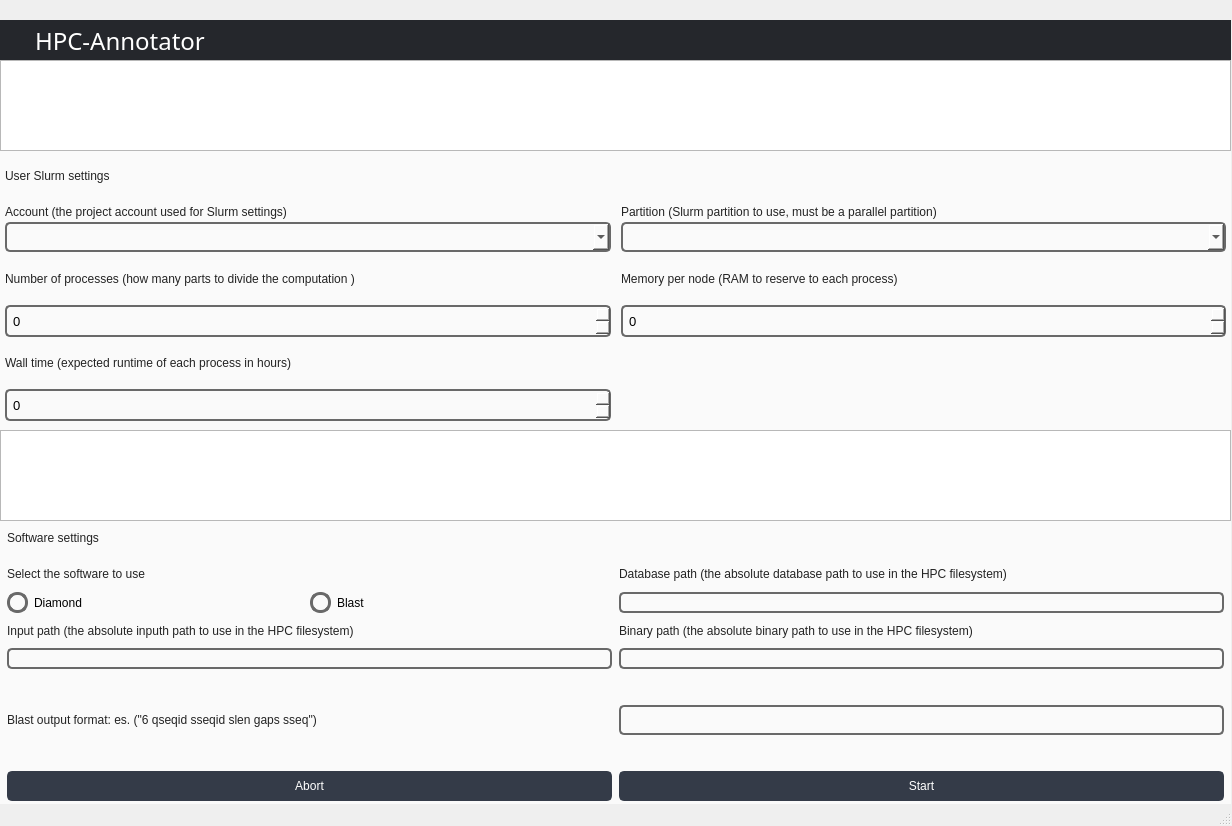
<?xml version="1.0" encoding="UTF-8"?>
<ui version="4.0">
 <class>MainWindow</class>
 <widget class="QMainWindow" name="MainWindow">
  <property name="enabled">
   <bool>true</bool>
  </property>
  <property name="geometry">
   <rect>
    <x>0</x>
    <y>0</y>
    <width>1232</width>
    <height>826</height>
   </rect>
  </property>
  <property name="sizePolicy">
   <sizepolicy hsizetype="Preferred" vsizetype="Preferred">
    <horstretch>0</horstretch>
    <verstretch>0</verstretch>
   </sizepolicy>
  </property>
  <property name="minimumSize">
   <size>
    <width>0</width>
    <height>0</height>
   </size>
  </property>
  <property name="windowTitle">
   <string>MainWindow</string>
  </property>
  <property name="styleSheet">
   <string notr="true"/>
  </property>
  <widget class="QWidget" name="centralwidget">
   <property name="sizePolicy">
    <sizepolicy hsizetype="Fixed" vsizetype="Fixed">
     <horstretch>0</horstretch>
     <verstretch>0</verstretch>
    </sizepolicy>
   </property>
   <property name="styleSheet">
    <string notr="true">QLabel {
	color:rgb(35,35,35);
	font: 10pt &quot;Georgia&quot;;
}
QPushButton{
	font: 10pt &quot;Georgia&quot;;
}

QSpinBox{
	color: rgb(105,105,105);
	font: 10pt;
}

QSpinBox{
	background-color: rgb(105,105,105);
	border-radius: 2px;
	border: 2px solid rgb(105,105,105);
	padding-left: 10px;
	color: black;
}

QLineEdit {
	color: rgb(75,75,75);
	font: 10pt;
	border-radius: 5px;
	border: 2px solid rgb(105,105,105);
	padding-left: 10px;
}
QLineEdit:hover {
	border: 2px solid rgb(105,105,105);
}
QLineEdit:focus {
	border: 2px solid rgb(35,35,35);
}
/* RADIO BUTTON */
QRadioButton{
	color: black;
}
QRadioButton::indicator {
    border: 3px solid rgb(105,105,105);
	width: 15px;
	height: 15px;
	border-radius: 10px;
    background: rgb(250,250,250);
}
QRadioButton::indicator:hover {
    border: 3px solid rgb(58, 66, 81);
}
QRadioButton::indicator:checked {
    background: 3px solid rgb(94, 106, 130);
	border: 3px solid rgb(52, 59, 72);	
}

/* COMBOBOX */
QComboBox{
	background-color: rgb(41, 65, 131);;
	border-radius: 5px;
	border: 2px solid rgb(105,105,105);
	padding: 5px;
	padding-left: 10px;
}
QComboBox:hover{
	border: 2px solid rgb(64, 71, 88);
}
QComboBox::drop-down {
	subcontrol-origin: padding;
	subcontrol-position: top right;
	width: 25px; 
	border-left-width: 3px;
	border-left-color: rgba(39, 44, 54, 150);
	border-left-style: solid;
	border-top-right-radius: 3px;
	border-bottom-right-radius: 3px;	
	background-image: url(:/16x16/icons/16x16/cil-arrow-bottom_b.png);
	background-position: center;
	background-repeat: no-reperat;
 }
QComboBox QAbstractItemView {
	color: rgb(41, 65, 131);	
	background-color: rgb(41, 65, 131);
	padding: 10px;
	selection-background-color: rgb(39, 44, 54);
}

/*SPIN BOX*/
QSpinBox {
position: relative;
  padding: 4px;
  width: 50px;
  height: 20px;
  text-align: center;
  font-size: 2rem;
 border-radius: 5px;
	border: 2px solid rgb(105,105,105);
}
QSpinBox::up-button{
margin-top: 1px;
margin-right: 2px;
margin-left: -5px;
height: 10px;
background-image: url(:/16x16/icons/16x16/cil-arrow-top_b.png);
background-repeat: no-repeat;
}
QSpinBox::down-button{
margin-left: 2px;
margin-top: -3px;
background-image: url(:/16x16/icons/16x16/cil-arrow-bottom_b.png);
background-repeat: no-repeat;
}
QSpinBox::up-button:pressed{
	background-color: rgb(105,105,105);
}
QSpinBox::down-button:pressed{
	background-color: rgb(105,105,105);
}</string>
   </property>
   <widget class="QFrame" name="frame_top_btns">
    <property name="geometry">
     <rect>
      <x>0</x>
      <y>20</y>
      <width>1231</width>
      <height>41</height>
     </rect>
    </property>
    <property name="maximumSize">
     <size>
      <width>16777215</width>
      <height>42</height>
     </size>
    </property>
    <property name="styleSheet">
     <string notr="true">background-color: rgba(27, 29, 35, 200)</string>
    </property>
    <property name="frameShape">
     <enum>QFrame::NoFrame</enum>
    </property>
    <property name="frameShadow">
     <enum>QFrame::Raised</enum>
    </property>
    <layout class="QHBoxLayout" name="horizontalLayout_4">
     <property name="spacing">
      <number>0</number>
     </property>
     <property name="leftMargin">
      <number>0</number>
     </property>
     <property name="topMargin">
      <number>0</number>
     </property>
     <property name="rightMargin">
      <number>0</number>
     </property>
     <property name="bottomMargin">
      <number>0</number>
     </property>
     <item>
      <widget class="QFrame" name="frame_label_top_btns">
       <property name="sizePolicy">
        <sizepolicy hsizetype="Expanding" vsizetype="Preferred">
         <horstretch>0</horstretch>
         <verstretch>0</verstretch>
        </sizepolicy>
       </property>
       <property name="frameShape">
        <enum>QFrame::NoFrame</enum>
       </property>
       <property name="frameShadow">
        <enum>QFrame::Raised</enum>
       </property>
       <layout class="QHBoxLayout" name="horizontalLayout_10">
        <property name="spacing">
         <number>0</number>
        </property>
        <property name="leftMargin">
         <number>5</number>
        </property>
        <property name="topMargin">
         <number>0</number>
        </property>
        <property name="rightMargin">
         <number>10</number>
        </property>
        <property name="bottomMargin">
         <number>0</number>
        </property>
        <item>
         <widget class="QFrame" name="frame_icon_top_bar">
          <property name="maximumSize">
           <size>
            <width>30</width>
            <height>30</height>
           </size>
          </property>
          <property name="styleSheet">
           <string notr="true">background: transparent;
background-image: url(:/16x16/icons/16x16/cil-terminal.png);
background-position: center;
background-repeat: no-repeat;
</string>
          </property>
          <property name="frameShape">
           <enum>QFrame::StyledPanel</enum>
          </property>
          <property name="frameShadow">
           <enum>QFrame::Raised</enum>
          </property>
         </widget>
        </item>
        <item>
         <widget class="QLabel" name="label_title_bar_top">
          <property name="font">
           <font>
            <family>Arkhip</family>
            <pointsize>18</pointsize>
            <weight>50</weight>
            <italic>false</italic>
            <bold>false</bold>
           </font>
          </property>
          <property name="styleSheet">
           <string notr="true">background: transparent;
color: white;
font: 18pt &quot;Arkhip&quot;;
</string>
          </property>
          <property name="text">
           <string>HPC-Annotator</string>
          </property>
         </widget>
        </item>
       </layout>
      </widget>
     </item>
     <item alignment="Qt::AlignRight">
      <widget class="QFrame" name="frame_btns_right">
       <property name="sizePolicy">
        <sizepolicy hsizetype="Expanding" vsizetype="Preferred">
         <horstretch>0</horstretch>
         <verstretch>0</verstretch>
        </sizepolicy>
       </property>
       <property name="maximumSize">
        <size>
         <width>120</width>
         <height>16777215</height>
        </size>
       </property>
       <property name="frameShape">
        <enum>QFrame::NoFrame</enum>
       </property>
       <property name="frameShadow">
        <enum>QFrame::Raised</enum>
       </property>
       <layout class="QHBoxLayout" name="horizontalLayout_5">
        <property name="spacing">
         <number>0</number>
        </property>
        <property name="leftMargin">
         <number>0</number>
        </property>
        <property name="topMargin">
         <number>0</number>
        </property>
        <property name="rightMargin">
         <number>0</number>
        </property>
        <property name="bottomMargin">
         <number>0</number>
        </property>
        <item>
         <widget class="QPushButton" name="btn_minimize">
          <property name="sizePolicy">
           <sizepolicy hsizetype="Minimum" vsizetype="Expanding">
            <horstretch>0</horstretch>
            <verstretch>0</verstretch>
           </sizepolicy>
          </property>
          <property name="minimumSize">
           <size>
            <width>40</width>
            <height>0</height>
           </size>
          </property>
          <property name="maximumSize">
           <size>
            <width>40</width>
            <height>16777215</height>
           </size>
          </property>
          <property name="toolTip">
           <string>Minimize</string>
          </property>
          <property name="styleSheet">
           <string notr="true">QPushButton {	
	border: none;
	background-color: transparent;
}
QPushButton:hover {
	background-color: rgb(52, 59, 72);
}
QPushButton:pressed {	
	background-color: rgb(85, 170, 255);
}</string>
          </property>
          <property name="text">
           <string/>
          </property>
          <property name="icon">
           <iconset resource="resources.qrc">
            <normaloff>:/16x16/icons/16x16/cil-window-minimize.png</normaloff>:/16x16/icons/16x16/cil-window-minimize.png</iconset>
          </property>
         </widget>
        </item>
        <item>
         <widget class="QPushButton" name="btn_close">
          <property name="sizePolicy">
           <sizepolicy hsizetype="Minimum" vsizetype="Expanding">
            <horstretch>0</horstretch>
            <verstretch>0</verstretch>
           </sizepolicy>
          </property>
          <property name="minimumSize">
           <size>
            <width>40</width>
            <height>0</height>
           </size>
          </property>
          <property name="maximumSize">
           <size>
            <width>40</width>
            <height>16777215</height>
           </size>
          </property>
          <property name="toolTip">
           <string>Close</string>
          </property>
          <property name="styleSheet">
           <string notr="true">QPushButton {	
	border: none;
	background-color: transparent;
}
QPushButton:hover {
	background-color: rgb(52, 59, 72);
}
QPushButton:pressed {	
	background-color: rgb(85, 170, 255);
}</string>
          </property>
          <property name="text">
           <string/>
          </property>
          <property name="icon">
           <iconset resource="resources.qrc">
            <normaloff>:/16x16/icons/16x16/cil-x.png</normaloff>:/16x16/icons/16x16/cil-x.png</iconset>
          </property>
         </widget>
        </item>
       </layout>
      </widget>
     </item>
    </layout>
   </widget>
   <widget class="QFrame" name="frame_div_content_1">
    <property name="geometry">
     <rect>
      <x>0</x>
      <y>150</y>
      <width>1231</width>
      <height>281</height>
     </rect>
    </property>
    <property name="minimumSize">
     <size>
      <width>0</width>
      <height>110</height>
     </size>
    </property>
    <property name="maximumSize">
     <size>
      <width>16777215</width>
      <height>400</height>
     </size>
    </property>
    <property name="styleSheet">
     <string notr="true">background-color: rgb(250,250,250);
</string>
    </property>
    <property name="frameShape">
     <enum>QFrame::NoFrame</enum>
    </property>
    <property name="frameShadow">
     <enum>QFrame::Raised</enum>
    </property>
    <layout class="QVBoxLayout" name="verticalLayout_7">
     <property name="spacing">
      <number>0</number>
     </property>
     <property name="leftMargin">
      <number>0</number>
     </property>
     <property name="topMargin">
      <number>0</number>
     </property>
     <property name="rightMargin">
      <number>0</number>
     </property>
     <property name="bottomMargin">
      <number>0</number>
     </property>
     <item>
      <layout class="QGridLayout" name="gridLayout">
       <item row="3" column="1">
        <widget class="QLabel" name="label_3">
         <property name="styleSheet">
          <string notr="true"/>
         </property>
         <property name="text">
          <string>Number of processes (how many parts to divide the computation )</string>
         </property>
        </widget>
       </item>
       <item row="3" column="3">
        <widget class="QLabel" name="label_4">
         <property name="styleSheet">
          <string notr="true"/>
         </property>
         <property name="text">
          <string>Memory per node (RAM to reserve to each process)</string>
         </property>
        </widget>
       </item>
       <item row="0" column="1">
        <widget class="QLabel" name="label_11">
         <property name="styleSheet">
          <string notr="true">font: 12pt &quot;Arkhip&quot;;</string>
         </property>
         <property name="text">
          <string>User Slurm settings</string>
         </property>
        </widget>
       </item>
       <item row="1" column="3">
        <widget class="QLabel" name="label_2">
         <property name="styleSheet">
          <string notr="true"/>
         </property>
         <property name="text">
          <string>Partition (Slurm partition to use, must be a parallel partition)</string>
         </property>
        </widget>
       </item>
       <item row="1" column="1">
        <widget class="QLabel" name="label">
         <property name="styleSheet">
          <string notr="true"/>
         </property>
         <property name="text">
          <string>Account (the project account used for Slurm settings)</string>
         </property>
        </widget>
       </item>
       <item row="5" column="1">
        <widget class="QLabel" name="label_5">
         <property name="styleSheet">
          <string notr="true"/>
         </property>
         <property name="text">
          <string>Wall time (expected runtime of each process in hours)</string>
         </property>
        </widget>
       </item>
       <item row="6" column="1">
        <widget class="QSpinBox" name="wall_time"/>
       </item>
       <item row="5" column="3">
        <widget class="QLabel" name="label_6">
         <property name="text">
          <string/>
         </property>
        </widget>
       </item>
       <item row="1" column="2">
        <widget class="QLabel" name="label_9">
         <property name="minimumSize">
          <size>
           <width>5</width>
           <height>0</height>
          </size>
         </property>
         <property name="maximumSize">
          <size>
           <width>10</width>
           <height>20</height>
          </size>
         </property>
         <property name="text">
          <string/>
         </property>
        </widget>
       </item>
       <item row="4" column="3">
        <widget class="QSpinBox" name="memory_per_node"/>
       </item>
       <item row="2" column="1">
        <widget class="QComboBox" name="account"/>
       </item>
       <item row="2" column="3">
        <widget class="QComboBox" name="partition"/>
       </item>
       <item row="4" column="1">
        <widget class="QSpinBox" name="number_of_processes"/>
       </item>
       <item row="1" column="0">
        <widget class="QLabel" name="label_7">
         <property name="maximumSize">
          <size>
           <width>5</width>
           <height>20</height>
          </size>
         </property>
         <property name="text">
          <string/>
         </property>
        </widget>
       </item>
       <item row="1" column="4">
        <widget class="QLabel" name="label_21">
         <property name="maximumSize">
          <size>
           <width>5</width>
           <height>20</height>
          </size>
         </property>
         <property name="text">
          <string/>
         </property>
        </widget>
       </item>
       <item row="7" column="1">
        <widget class="QLabel" name="label_8">
         <property name="maximumSize">
          <size>
           <width>16777215</width>
           <height>10</height>
          </size>
         </property>
         <property name="text">
          <string/>
         </property>
        </widget>
       </item>
      </layout>
     </item>
    </layout>
   </widget>
   <widget class="QFrame" name="frame_div_content_2">
    <property name="geometry">
     <rect>
      <x>0</x>
      <y>520</y>
      <width>1231</width>
      <height>291</height>
     </rect>
    </property>
    <property name="minimumSize">
     <size>
      <width>0</width>
      <height>110</height>
     </size>
    </property>
    <property name="maximumSize">
     <size>
      <width>16777215</width>
      <height>400</height>
     </size>
    </property>
    <property name="styleSheet">
     <string notr="true">background-color: rgb(250,250,250);

</string>
    </property>
    <property name="frameShape">
     <enum>QFrame::NoFrame</enum>
    </property>
    <property name="frameShadow">
     <enum>QFrame::Raised</enum>
    </property>
    <layout class="QVBoxLayout" name="verticalLayout_8">
     <property name="spacing">
      <number>0</number>
     </property>
     <property name="leftMargin">
      <number>0</number>
     </property>
     <property name="topMargin">
      <number>0</number>
     </property>
     <property name="rightMargin">
      <number>0</number>
     </property>
     <property name="bottomMargin">
      <number>0</number>
     </property>
     <item>
      <layout class="QGridLayout" name="gridLayout_2">
       <item row="3" column="1">
        <widget class="QLabel" name="label_12">
         <property name="styleSheet">
          <string notr="true"/>
         </property>
         <property name="text">
          <string>Input path (the absolute inputh path to use in the HPC filesystem)</string>
         </property>
        </widget>
       </item>
       <item row="0" column="1">
        <widget class="QLabel" name="label_14">
         <property name="styleSheet">
          <string notr="true">font: 12pt &quot;Arkhip&quot;;</string>
         </property>
         <property name="text">
          <string>Software settings</string>
         </property>
        </widget>
       </item>
       <item row="3" column="3">
        <widget class="QLabel" name="label_13">
         <property name="styleSheet">
          <string notr="true"/>
         </property>
         <property name="text">
          <string>Binary path (the absolute binary path to use in the HPC filesystem)</string>
         </property>
        </widget>
       </item>
       <item row="2" column="3">
        <widget class="QLineEdit" name="db_path"/>
       </item>
       <item row="1" column="1">
        <widget class="QLabel" name="label_17">
         <property name="styleSheet">
          <string notr="true"/>
         </property>
         <property name="text">
          <string>Select the software to use</string>
         </property>
        </widget>
       </item>
       <item row="4" column="1">
        <widget class="QLineEdit" name="input_path"/>
       </item>
       <item row="4" column="3">
        <widget class="QLineEdit" name="binary_path"/>
       </item>
       <item row="1" column="3">
        <widget class="QLabel" name="label_18">
         <property name="styleSheet">
          <string notr="true"/>
         </property>
         <property name="text">
          <string>Database path (the absolute database path to use in the HPC filesystem)</string>
         </property>
        </widget>
       </item>
       <item row="0" column="0">
        <widget class="QLabel" name="label_10">
         <property name="text">
          <string/>
         </property>
        </widget>
       </item>
       <item row="1" column="2">
        <widget class="QLabel" name="label_15">
         <property name="text">
          <string/>
         </property>
        </widget>
       </item>
       <item row="1" column="4">
        <widget class="QLabel" name="label_16">
         <property name="minimumSize">
          <size>
           <width>5</width>
           <height>0</height>
          </size>
         </property>
         <property name="text">
          <string/>
         </property>
        </widget>
       </item>
       <item row="2" column="1">
        <layout class="QHBoxLayout" name="horizontalLayout">
         <item>
          <widget class="QRadioButton" name="diamond">
           <property name="text">
            <string>Diamond</string>
           </property>
          </widget>
         </item>
         <item>
          <widget class="QRadioButton" name="blast">
           <property name="text">
            <string>Blast</string>
           </property>
          </widget>
         </item>
        </layout>
       </item>
       <item row="6" column="3">
        <widget class="QLineEdit" name="outfmt">
         <property name="minimumSize">
          <size>
           <width>0</width>
           <height>30</height>
          </size>
         </property>
        </widget>
       </item>
       <item row="6" column="1">
        <widget class="QLabel" name="label_20">
         <property name="text">
          <string>Blast output format: es. (&quot;6 qseqid sseqid slen gaps sseq&quot;)</string>
         </property>
        </widget>
       </item>
       <item row="9" column="1">
        <widget class="QLabel" name="label_22">
         <property name="maximumSize">
          <size>
           <width>16777215</width>
           <height>10</height>
          </size>
         </property>
         <property name="text">
          <string/>
         </property>
        </widget>
       </item>
       <item row="7" column="1">
        <widget class="QLabel" name="label_19">
         <property name="text">
          <string/>
         </property>
        </widget>
       </item>
       <item row="8" column="1">
        <widget class="QPushButton" name="annulla">
         <property name="minimumSize">
          <size>
           <width>50</width>
           <height>30</height>
          </size>
         </property>
         <property name="styleSheet">
          <string notr="true">QPushButton {
	color: white;
	border: 2px solid rgb(52, 59, 72);
	border-radius: 5px;	
	background-color: rgb(52, 59, 72);
}
QPushButton:hover {
	background-color: rgb(57, 65, 80);
	border: 2px solid rgb(61, 70, 86);
}
QPushButton:pressed {	
	background-color: rgb(35, 40, 49);
	border: 2px solid rgb(43, 50, 61);
}</string>
         </property>
         <property name="text">
          <string>Abort</string>
         </property>
        </widget>
       </item>
       <item row="8" column="3">
        <widget class="QPushButton" name="avvia">
         <property name="minimumSize">
          <size>
           <width>0</width>
           <height>30</height>
          </size>
         </property>
         <property name="styleSheet">
          <string notr="true">QPushButton {
	color: white;
	border: 2px solid rgb(52, 59, 72);
	border-radius: 5px;	
	background-color: rgb(52, 59, 72);
}
QPushButton:hover {
	background-color: rgb(57, 65, 80);
	border: 2px solid rgb(61, 70, 86);
}
QPushButton:pressed {	
	background-color: rgb(35, 40, 49);
	border: 2px solid rgb(43, 50, 61);
}</string>
         </property>
         <property name="text">
          <string>Start</string>
         </property>
        </widget>
       </item>
       <item row="5" column="1">
        <widget class="QLabel" name="label_23">
         <property name="text">
          <string/>
         </property>
        </widget>
       </item>
      </layout>
     </item>
    </layout>
   </widget>
   <widget class="QGraphicsView" name="DNA_image">
    <property name="geometry">
     <rect>
      <x>0</x>
      <y>430</y>
      <width>1231</width>
      <height>91</height>
     </rect>
    </property>
    <property name="styleSheet">
     <string notr="true">background-image: url(:/root/icons/dna.png)</string>
    </property>
   </widget>
   <widget class="QGraphicsView" name="setting_image">
    <property name="geometry">
     <rect>
      <x>0</x>
      <y>60</y>
      <width>1231</width>
      <height>91</height>
     </rect>
    </property>
    <property name="styleSheet">
     <string notr="true">background-image: url(:/root/icons/settings.png);</string>
    </property>
   </widget>
  </widget>
  <widget class="QStatusBar" name="statusbar"/>
 </widget>
 <resources>
  <include location="resources.qrc"/>
 </resources>
 <connections/>
</ui>
